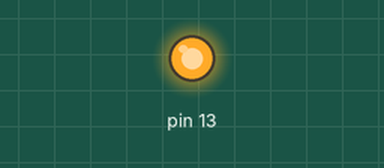
Recording of a sketch running on a simulated Arduino Uno, built with avr-gcc and run on an emulated ATmega328P. Shown: output pins drawn as LEDs (lit = HIGH).

Above: at 1.5 s.
At 3.5 s:
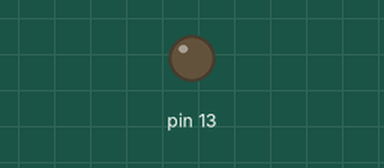
Timing chart, 0 to 5.2 s (numbered marks = the images above):
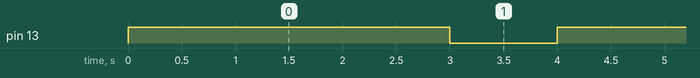

Measured:
- by itself, pin 13: alternates HIGH for 3.0 s and LOW for 1.0 s

The sketch:

Blink.ino
```cpp
void setup() {
  // put your setup code here, to run once:
  digitalWrite(13, HIGH);
  pinMode(13, OUTPUT);
}

void loop() {
  // put your main code here, to run repeatedly:
  digitalWrite(13, HIGH);   // turn the LED on (HIGH is the voltage level)
  delay(3000);                       // wait for a second
  digitalWrite(13, LOW);    // turn the LED off by making the voltage LOW
  delay(1000);                       // wait for a second
}
```
